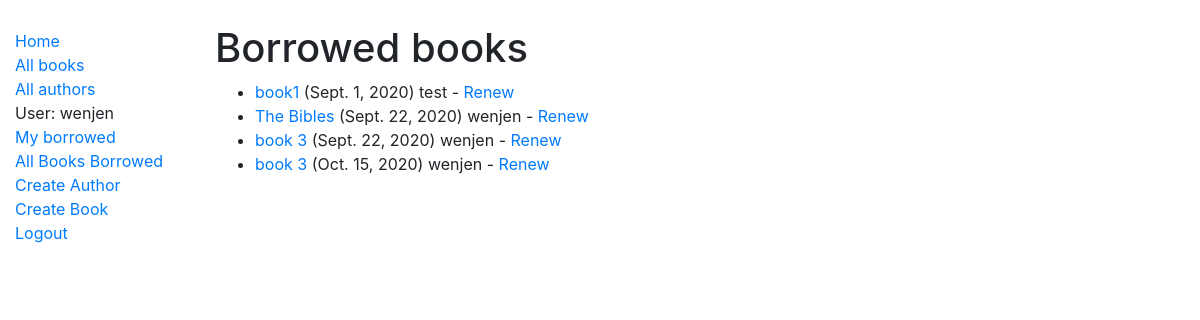
Page /catalog/allbooksborrowed/ (signed in) on the committed database.
### catalog/models.py (models this page shows, shortened)
class BookInstance(models.Model):
    id = models.UUIDField(primary_key=True, default=uuid.uuid4, help_text='Unique ID for this particular book across whole library')
    book = models.ForeignKey('Book', on_delete=models.SET_NULL, null=True)
    imprint = models.CharField(max_length=200)
    due_back = models.DateField(null=True, blank=True)
    borrower = models.ForeignKey(User, on_delete=models.SET_NULL, null=True, blank=True)
    LOAN_STATUS = (
        ('m', 'Maintenance'),
        ('o', 'On loan'),
        ('a', 'Available'),
        ('r', 'Reserved'),
    )
    status = models.CharField(
        max_length=1,
        choices=LOAN_STATUS,
        blank=True,
        default='m',
        help_text='Book availability',
    )
    class Meta:
        ordering = ['due_back']
        permissions = (("can_mark_returned", "Set book as returned"),)
    @property
    def is_overdue(self):
        if self.due_back and date.today() > self.due_back:
            return True
        return False

class Book(models.Model):
    title = models.CharField(max_length=200)
    author = models.ForeignKey('Author', on_delete=models.SET_NULL, null=True)
    summary = models.TextField(max_length=1000, help_text='Enter a brief description of the book')
    isbn = models.CharField('ISBN', max_length=13, help_text='13 Character <a href="https://www.isbn-international.org/content/what-isbn">ISBN number</a>')
    genre = models.ManyToManyField(Genre, help_text='Select a genre for this book')
    language = models.ForeignKey(Language, on_delete=models.SET_NULL, null=True)
    def display_genre(self):
        """Create a string for the Genre. This is required to display genre in Admin."""
        return ', '.join(genre.name for genre in self.genre.all()[:3])
    display_genre.short_description = 'Genre'

### catalog/views.py (the view)
# urls.py: path('allbooksborrowed/', views.LoanedBooksAllListView.as_view(), name='all-borrowed')
class LoanedBooksAllListView(PermissionRequiredMixin, generic.ListView):
    model = BookInstance
    permission_required = 'catalog.can_mark_returned'
    template_name = 'catalog/bookinstance_list_borrowed_all.html'
    paginate_by = 10
    def get_queryset(self):
        return BookInstance.objects.filter(status__exact='o').order_by('due_back')

### catalog/templates/catalog/bookinstance_list_borrowed_all.html
{% extends "base_generic.html" %}
{% block content %}
    <h1>Borrowed books</h1>
    {% if bookinstance_list %}
    <ul>
      {% for bookinst in bookinstance_list %}
      <li class="{% if bookinst.is_overdue %}text-danger{% endif %}">
        <a href="{% url 'book-detail' bookinst.book.pk %}">{{bookinst.book.title}}</a> ({{ bookinst.due_back }})  {{ bookinst.borrower }}
          {% if perms.catalog.can_mark_returned %}- <a href="{% url 'renew-book-librarian' bookinst.id %}">Renew</a>  {% endif %}
      </li>
      {% endfor %}
    </ul>
    {% else %}
      <p>There are no books borrowed.</p>
    {% endif %}
{% endblock %}

### catalog/templates/base_generic.html (shortened to what this page needs)
<!DOCTYPE html>
<html lang="en">
<head>
  <link rel="stylesheet" href="https://stackpath.bootstrapcdn.com/bootstrap/4.1.3/css/bootstrap.min.css">
  {% load static %}
  <link rel="stylesheet" href="{% static 'css/styles.css' %}">
</head>
<body>
  <br>
  <div class="container-fluid">
    <div class="row">
      <div class="col-sm-2">
      {% block sidebar %}
        <ul class="sidebar-nav">
          <li><a href="{% url 'index' %}">Home</a></li>
          <li><a href="{% url 'books' %}">All books</a></li>
          <li><a href="{% url 'authors' %}">All authors</a></li>
          {% if user.is_authenticated %}
          <li>User: {{ user.get_username }}</li>
          <li><a href="{% url 'my-borrowed' %}">My borrowed</a></li>
          {% if perms.catalog.can_mark_returned %}
          <li><a href="{% url 'all-borrowed' %}">All Books Borrowed</a></li>
          <li><a href="{% url 'author-create' %}">Create Author</a></li>
          <li><a href="{% url 'book-create' %}">Create Book</a></li>
          {% endif %}
          <li><a href="{% url 'logout'%}?next={{request.path}}">Logout</a></li>
          {% else %}
          <li><a href="{% url 'login'%}?next={{request.path}}">Login</a></li>
          {% endif %}
        </ul>
     {% endblock %}
      </div>
      <div class="col-sm-10 ">
        {% block content %}{% endblock %}
      </div>
    </div>
  </div>
</body>
</html>

### catalog/static/css/styles.css (style rules this page uses)
.sidebar-nav { margin-top: 5px; padding: 0; list-style: none; }

### rows in the picture
BookInstance: book "book1", due_back "Sept. 1, 2020", borrower "test"
BookInstance: book "The Bibles", due_back "Sept. 22, 2020", borrower "wenjen"
BookInstance: book "book 3", due_back "Sept. 22, 2020", borrower "wenjen"
BookInstance: book "book 3", due_back "Oct. 15, 2020", borrower "wenjen"

### other values in the picture
{{ user.get_username }} "wenjen"
